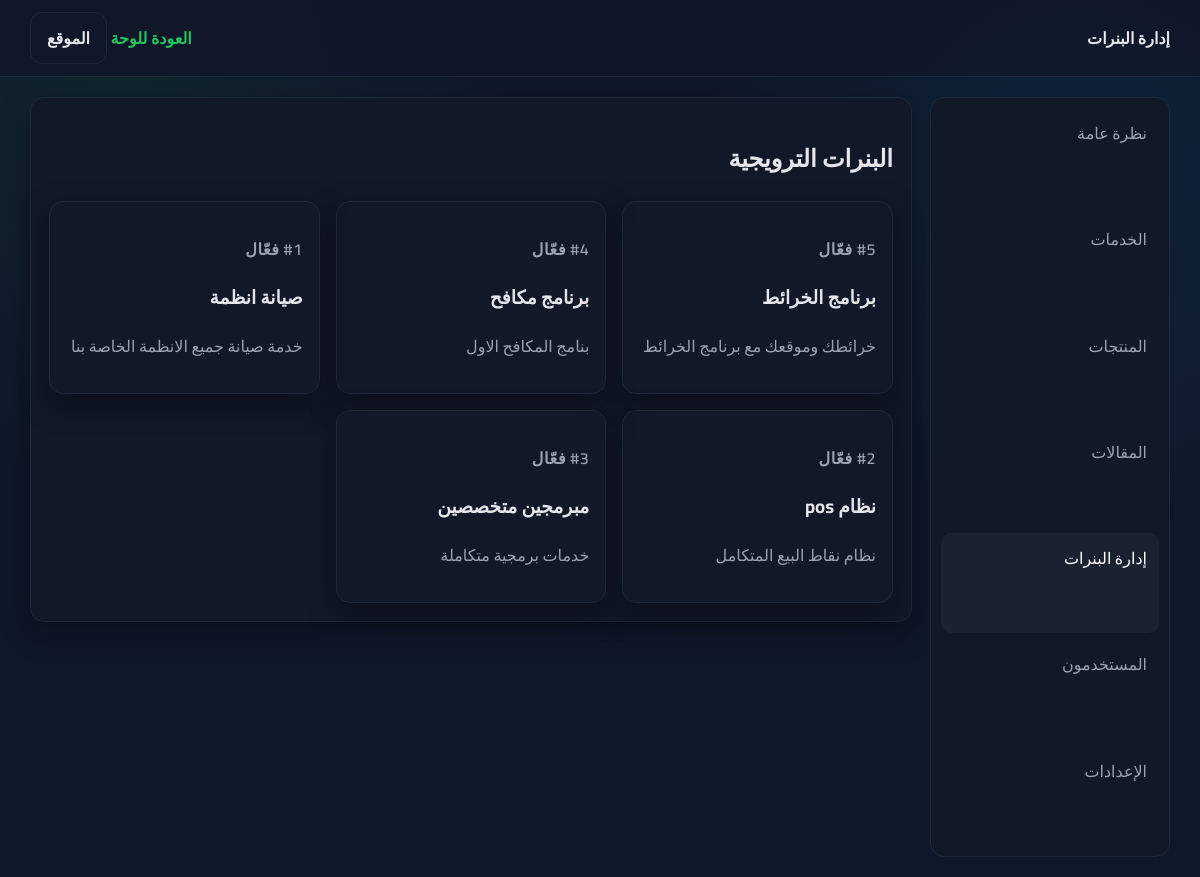
Page /dashboard/banners.php (signed in) on the committed database.
### tables this page shows
CREATE TABLE `banners` (
  `id` int(11) NOT NULL,
  `title` varchar(200) NOT NULL,
  `badge` varchar(100) DEFAULT NULL,
  `price_current` varchar(60) DEFAULT NULL,
  `price_old` varchar(60) DEFAULT NULL,
  `description` text DEFAULT NULL,
  `image` varchar(255) NOT NULL,
  `link` varchar(255) DEFAULT NULL,
  `sort_order` int(11) DEFAULT 0,
  `active` tinyint(1) DEFAULT 1,
  `created_at` timestamp NOT NULL DEFAULT current_timestamp()
);

### dashboard/banners.php (the view, shortened to what this page needs)
<?php
require_once __DIR__ . '/../includes/config.php';
$banners = [];
try {
    $banners = $pdo->query('SELECT * FROM banners ORDER BY sort_order ASC, id DESC')->fetchAll();
} catch (Exception $e) {
    $banners = [];
}
?>
<!DOCTYPE html>
<html lang="ar" dir="rtl">
<head>
    <link rel="stylesheet" href="../assets/css/style.css">
</head>
<body class="dashboard">
    <header class="dashboard-topbar">
        <div class="container dash-inner">
            <strong>إدارة البنرات</strong>
            <div class="dash-actions">
                <a class="link" href="index.php">العودة للوحة</a>
                <a class="btn ghost" href="../index.php">الموقع</a>
            </div>
        </div>
    </header>
    <main class="container dash-grid">
        <aside class="dash-nav">
            <a href="index.php">نظرة عامة</a>
            <a href="services.php">الخدمات</a>
            <a href="products.php">المنتجات</a>
            <a href="news.php">المقالات</a>
            <a class="active" href="banners.php">إدارة البنرات</a>
            <a href="users.php">المستخدمون</a>
            <a href="settings.php">الإعدادات</a>
        </aside>
        <section class="dash-content">
            <h1>البنرات الترويجية</h1>
            <div class="cards-grid">
                <?php foreach ($banners as $b): ?>
                <div class="card">
                    <p class="eyebrow">#<?= (int)$b['id']; ?> <?= $b['active'] ? 'فعّال' : 'غير فعّال'; ?></p>
                    <h3><?= htmlspecialchars($b['title']); ?></h3>
                    <p><?= htmlspecialchars($b['description'] ?? ''); ?></p>
                </div>
                <?php endforeach; ?>
            </div>
        </section>
    </main>
</body>
</html>

### assets/css/style.css (style rules this page uses)
:root { --bg: #0f172a; --card: #111827; --accent: #22c55e; --accent-2: #06b6d4; --text: #e5e7eb; --muted: #9ca3af; --border: #1f2937; --shadow: 0 10px 30px rgba(0,0,0,0.35); }
* { box-sizing: border-box; }
body { margin: 0; font-family: 'Cairo', sans-serif; background: radial-gradient(circle at 10% 10%, rgba(34,197,94,0.08), transparent 30%), radial-gradient(circle at 90% 20%, rgba(6,182,212,0.08), transparent 30%), var(--bg); color: var(--text); }
a { color: inherit; text-decoration: none; }
.container { width: min(1100px, 92vw); margin: 0 auto; }
.btn { display: inline-flex; align-items: center; justify-content: center; padding: 10px 16px; border-radius: 12px; border: 1px solid transparent; font-weight: 600; cursor: pointer; transition: 0.2s ease; }
.btn.ghost { background: transparent; border-color: var(--border); color: var(--text); }
.eyebrow { color: var(--accent-2); font-weight: 600; letter-spacing: 0.6px; }
.cards-grid { display: grid; grid-template-columns: repeat(auto-fit, minmax(240px, 1fr)); gap: 16px; margin-top: 18px; }
.card { background: var(--card); border: 1px solid var(--border); border-radius: 14px; padding: 16px; box-shadow: var(--shadow); }
.card h3, .card h4 { margin: 6px 0; }
.card p { color: var(--muted); }
.link { color: var(--accent); font-weight: 600; }
.dashboard .dash-inner, .dash-grid { width: min(1200px, 95vw); }
.dashboard-topbar { background: rgba(15,23,42,0.95); border-bottom: 1px solid var(--border); padding: 12px 0; }
.dash-inner { display: flex; justify-content: space-between; align-items: center; }
.dash-grid { display: grid; grid-template-columns: 240px 1fr; gap: 18px; margin: 20px auto; align-items: start; }
.dash-nav { background: var(--card); border: 1px solid var(--border); border-radius: 14px; padding: 10px; display: grid; gap: 6px; position: sticky; top: 20px; height: calc(100vh - 40px); overflow: auto; }
.dash-nav a { padding: 10px 12px; border-radius: 10px; color: var(--muted); }
.dash-nav a.active, .dash-nav a:hover { background: rgba(255,255,255,0.04); color: #fff; }
.dash-content { background: var(--card); border: 1px solid var(--border); border-radius: 14px; padding: 18px; box-shadow: var(--shadow); }

### rows in the picture
banners: active "فعّال", title "برنامج الخرائط", description "خرائطك وموقعك مع برنامج الخرائط"
banners: id "4", active "فعّال", title "برنامج مكافح", description "بنامج المكافح الاول"
banners: active "فعّال", title "صيانة انظمة", description "خدمة صيانة جميع الانظمة الخاصة بنا"
banners: active "فعّال", title "نظام pos", description "نظام نقاط البيع المتكامل"
banners: id "3", active "فعّال", title "مبرمجين متخصصين", description "خدمات برمجية متكاملة"
